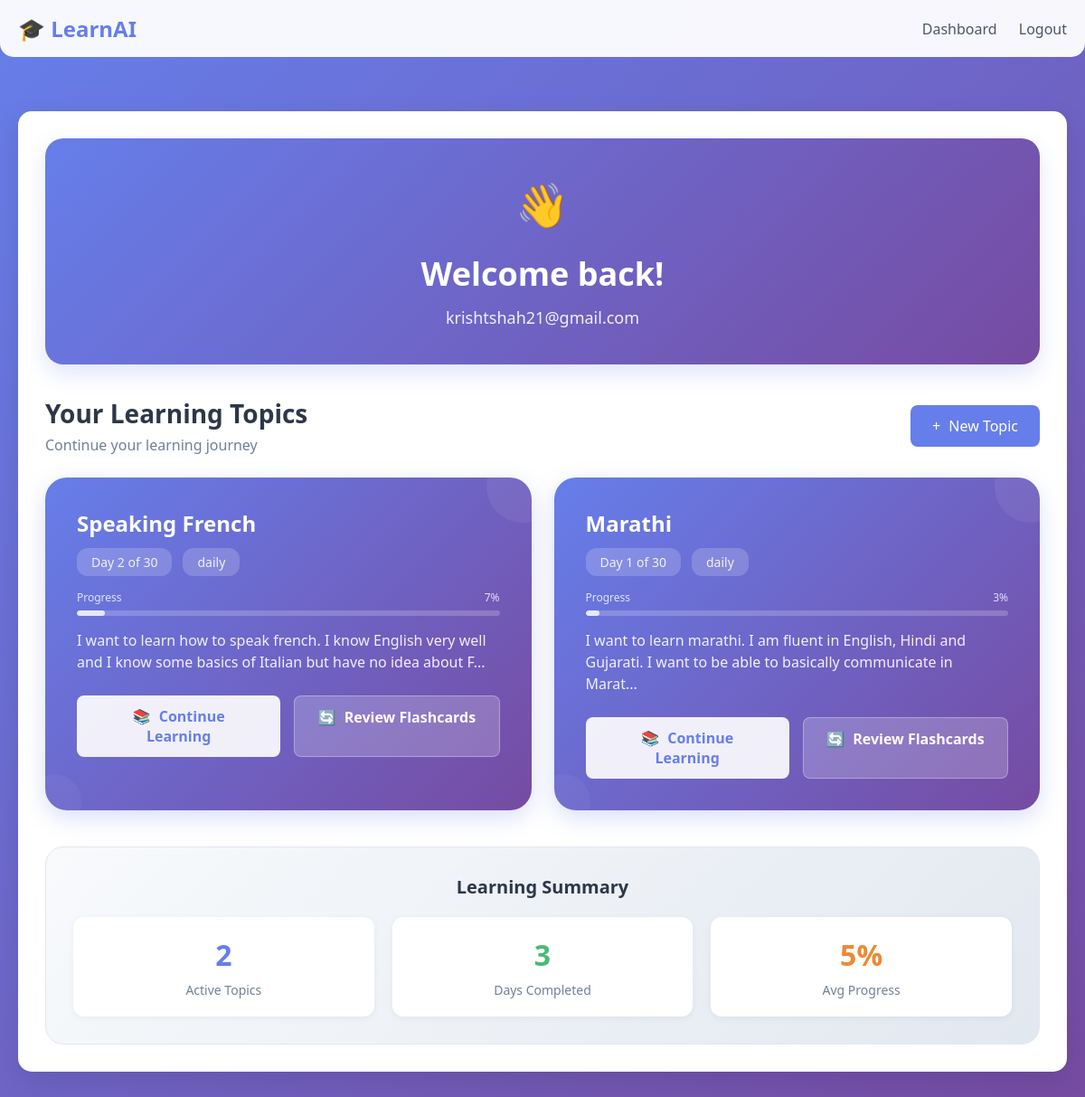
The page /dashboard (signed in) on the database its author committed.
### app.py (models this page shows)
class User(db.Model):
    id = db.Column(db.Integer, primary_key=True)
    email = db.Column(db.String(120), unique=True, nullable=False)
    password_hash = db.Column(db.String(120), nullable=False)
    created_at = db.Column(db.DateTime, default=datetime.utcnow)
    topics = db.relationship('Topic', backref='user', lazy=True, cascade='all, delete-orphan')

class Topic(db.Model):
    id = db.Column(db.Integer, primary_key=True)
    user_id = db.Column(db.Integer, db.ForeignKey('user.id'), nullable=False)
    title = db.Column(db.String(200), nullable=False)
    description = db.Column(db.Text, nullable=False)
    timeframe_days = db.Column(db.Integer, nullable=False)
    frequency = db.Column(db.String(20), nullable=False)  # daily, weekly, etc.
    conversation_history = db.Column(db.Text)  # JSON string of conversation
    created_at = db.Column(db.DateTime, default=datetime.utcnow)
    current_day = db.Column(db.Integer, default=0)
    is_active = db.Column(db.Boolean, default=True)
    daily_content = db.relationship('DailyContent', backref='topic', lazy=True, cascade='all, delete-orphan')
    user_progress = db.relationship('UserProgress', backref='topic', lazy=True, cascade='all, delete-orphan')

### app.py (the view)
@app.route('/dashboard')
@login_required
def dashboard():
    user = get_current_user()
    topics = Topic.query.filter_by(user_id=user.id, is_active=True).all()
    return render_template('dashboard.html', user=user, topics=topics)

### app.py (called while the page is built)
def login_required(f):
    @wraps(f)
    def decorated_function(*args, **kwargs):
        if 'user_id' not in session:
            return redirect(url_for('login'))
        return f(*args, **kwargs)
    return decorated_function

def get_current_user():
    if 'user_id' in session:
        return User.query.get(session['user_id'])
    return None

### templates/dashboard.html (shortened to what this page needs)
{% extends "base.html" %}
{% block content %}
<div class="card">
    <div style="background: linear-gradient(135deg, #667eea 0%, #764ba2 100%); border-radius: 15px; color: white; padding: 30px 20px; margin-bottom: 25px; text-align: center; box-shadow: 0 10px 25px rgba(102, 126, 234, 0.2);">
        <div style="font-size: 32px; margin-bottom: 15px;">👋</div>
        <h1 style="font-size: 24px; margin-bottom: 8px; font-weight: bold;">Welcome back!</h1>
        <p style="font-size: 14px; opacity: 0.9; word-break: break-word;">{{ user.email }}</p>
    </div>
    <div style="display: flex; flex-direction: column; gap: 15px; margin-bottom: 25px;">
        <div style="display: flex; justify-content: space-between; align-items: center; flex-wrap: wrap; gap: 15px;">
            <div>
                <h2 style="margin: 0; font-size: 20px; color: #2d3748;">Your Learning Topics</h2>
                <p style="margin: 5px 0 0 0; font-size: 14px; color: #718096;">Continue your learning journey</p>
            </div>
            <a href="{{ url_for('create_topic') }}" class="btn" style="flex-shrink: 0;">
                <span style="margin-right: 5px;">+</span> New Topic
            </a>
        </div>
    </div>
    {% if topics %}
        <div class="topics-grid" style="display: grid; grid-template-columns: 1fr; gap: 20px;">
            {% for topic in topics %}
            <div class="topic-card-enhanced" style="background: linear-gradient(135deg, #667eea 0%, #764ba2 100%); color: white; padding: 25px; border-radius: 18px; box-shadow: 0 8px 25px rgba(102, 126, 234, 0.25); position: relative; overflow: hidden; transition: all 0.3s ease;">
                <div style="position: absolute; top: -30px; right: -30px; width: 80px; height: 80px; background: rgba(255,255,255,0.1); border-radius: 50%; opacity: 0.6;"></div>
                <div style="position: absolute; bottom: -20px; left: -20px; width: 60px; height: 60px; background: rgba(255,255,255,0.1); border-radius: 50%; opacity: 0.4;"></div>
                <div style="position: relative; z-index: 1;">
                    <div style="margin-bottom: 15px;">
                        <h3 class="topic-title" style="font-size: 20px; font-weight: bold; margin-bottom: 8px; line-height: 1.3; word-break: break-word;">{{ topic.title }}</h3>
                        <div class="topic-meta" style="opacity: 0.9; font-size: 14px; display: flex; align-items: center; flex-wrap: wrap; gap: 8px;">
                            <span style="background: rgba(255,255,255,0.2); padding: 4px 12px; border-radius: 12px; font-size: 12px;">
                                Day {{ topic.current_day }} of {{ topic.timeframe_days }}
                            </span>
                            <span style="background: rgba(255,255,255,0.2); padding: 4px 12px; border-radius: 12px; font-size: 12px;">
                                {{ topic.frequency }}
                            </span>
                        </div>
                    </div>
                    {% set progress_percent = (topic.current_day / topic.timeframe_days * 100) if topic.timeframe_days > 0 else 0 %}
                    <div style="margin-bottom: 15px;">
                        <div style="display: flex; justify-content: space-between; align-items: center; margin-bottom: 6px;">
                            <span style="font-size: 12px; opacity: 0.8;">Progress</span>
                            <span style="font-size: 12px; opacity: 0.8;">{{ "%.0f"|format(progress_percent) }}%</span>
                        </div>
                        <div style="width: 100%; height: 6px; background: rgba(255,255,255,0.2); border-radius: 3px; overflow: hidden;">
                            <div style="height: 100%; background: rgba(255,255,255,0.8); border-radius: 3px; width: {{ progress_percent }}%; transition: width 0.3s ease;"></div>
                        </div>
                    </div>
                    <p style="margin-bottom: 20px; font-size: 14px; line-height: 1.5; opacity: 0.9;">
                        {{ topic.description[:120] }}{% if topic.description|length > 120 %}...{% endif %}
                    </p>
                    <div class="mobile-stack" style="display: flex; flex-direction: column; gap: 10px;">
                        <a href="{{ url_for('learn_paginated', topic_id=topic.id) }}" class="btn btn-secondary" style="background: rgba(255,255,255,0.9); color: #667eea; border: none; font-weight: 600; text-align: center; transition: all 0.3s ease;">
                            <span style="margin-right: 5px;">📚</span> Continue Learning
                        </a>
                        {% if topic.current_day > 0 %}
                            <a href="{{ url_for('view_all_flashcards', topic_id=topic.id) }}" class="btn" style="background: rgba(255,255,255,0.2); color: white; border: 1px solid rgba(255,255,255,0.3); font-weight: 600; text-align: center; transition: all 0.3s ease;">
                                <span style="margin-right: 5px;">🔄</span> Review Flashcards
                            </a>
                        {% endif %}
                    </div>
                </div>
            </div>
            {% endfor %}
        </div>
        <div style="margin-top: 30px; padding: 20px; background: linear-gradient(135deg, #f8fafc 0%, #e2e8f0 100%); border-radius: 15px; border: 1px solid #e2e8f0;">
            <h3 style="margin-bottom: 15px; font-size: 16px; color: #2d3748; text-align: center;">Learning Summary</h3>
            <div style="display: grid; grid-template-columns: repeat(auto-fit, minmax(120px, 1fr)); gap: 15px; text-align: center;">
                <div style="padding: 15px; background: white; border-radius: 12px; box-shadow: 0 2px 8px rgba(0,0,0,0.05);">
                    <div style="font-size: 24px; font-weight: bold; color: #667eea; margin-bottom: 5px;">{{ topics|length }}</div>
                    <div style="font-size: 12px; color: #718096;">Active Topics</div>
                </div>
                <div style="padding: 15px; background: white; border-radius: 12px; box-shadow: 0 2px 8px rgba(0,0,0,0.05);">
                    {% set total_days = topics|sum(attribute='current_day') %}
                    <div style="font-size: 24px; font-weight: bold; color: #48bb78; margin-bottom: 5px;">{{ total_days }}</div>
                    <div style="font-size: 12px; color: #718096;">Days Completed</div>
                </div>
                <div style="padding: 15px; background: white; border-radius: 12px; box-shadow: 0 2px 8px rgba(0,0,0,0.05);">
                    {% set avg_progress = (topics|sum(attribute='current_day') / topics|sum(attribute='timeframe_days') * 100) if topics|sum(attribute='timeframe_days') > 0 else 0 %}
                    <div style="font-size: 24px; font-weight: bold; color: #ed8936; margin-bottom: 5px;">{{ "%.0f"|format(avg_progress) }}%</div>
                    <div style="font-size: 12px; color: #718096;">Avg Progress</div>
                </div>
            </div>
        </div>
    {% endif %}
</div>
{% endblock %}

### templates/base.html (shortened to what this page needs)
<!DOCTYPE html>
<html lang="en">
<head>
</head>
<body>
    {% if session.user_id %}
    <nav class="navbar">
        <div class="navbar-content">
            <div class="logo">🎓 LearnAI</div>
            <div class="nav-links">
                <a href="{{ url_for('dashboard') }}">Dashboard</a>
                <a href="{{ url_for('logout') }}">Logout</a>
            </div>
        </div>
    </nav>
    {% endif %}
    <div class="container">
        {% block content %}{% endblock %}
    </div>
</body>
</html>

### templates/base.html (style rules this page uses)
* { margin: 0; padding: 0; box-sizing: border-box; }
body { font-family: 'Segoe UI', Tahoma, Geneva, Verdana, sans-serif; background: linear-gradient(135deg, #667eea 0%, #764ba2 100%); min-height: 100vh; color: #333; }
.container { max-width: 1200px; margin: 0 auto; padding: 10px; }
@media (min-width: 768px) { .container { padding: 20px; } }
.card { background: white; border-radius: 15px; padding: 20px; margin: 10px 0; box-shadow: 0 10px 30px rgba(0,0,0,0.1); }
@media (min-width: 768px) { .card { padding: 30px; margin: 20px 0; } }
.btn { background: #667eea; color: white; padding: 12px 20px; border: none; border-radius: 8px; cursor: pointer; font-size: 14px; transition: all 0.3s ease; text-decoration: none; display: inline-block; text-align: center; min-width: 120px; }
@media (min-width: 768px) { .btn { padding: 12px 24px; font-size: 16px; } }
.btn-secondary { background: #e2e8f0; color: #4a5568; }
.navbar { background: rgba(255,255,255,0.95); backdrop-filter: blur(10px); padding: 10px 0; margin-bottom: 10px; border-radius: 0 0 15px 15px; }
@media (min-width: 768px) { .navbar { padding: 15px 0; margin-bottom: 20px; } }
.navbar-content { max-width: 1200px; margin: 0 auto; padding: 0 15px; display: flex; justify-content: space-between; align-items: center; }
@media (min-width: 768px) { .navbar-content { padding: 0 20px; } }
.logo { font-size: 20px; font-weight: bold; color: #667eea; }
@media (min-width: 768px) { .logo { font-size: 24px; } }
.nav-links a { color: #4a5568; text-decoration: none; margin-left: 15px; transition: color 0.3s ease; font-size: 14px; }
@media (min-width: 768px) { .nav-links a { margin-left: 20px; font-size: 16px; } }
.topic-title { font-size: 18px; font-weight: bold; margin-bottom: 8px; }
@media (min-width: 768px) { .topic-title { font-size: 20px; margin-bottom: 10px; } }
.topic-meta { opacity: 0.9; margin-bottom: 12px; font-size: 14px; }
@media (min-width: 768px) { .topic-meta { margin-bottom: 15px; font-size: 16px; } }
.mobile-stack { display: block; }
@media (min-width: 768px) { .mobile-stack { display: flex; gap: 15px; } }
.mobile-stack > * { margin-bottom: 10px; width: 100%; }
@media (min-width: 768px) { .mobile-stack > * { margin-bottom: 0; width: auto; flex: none; } }

### templates/dashboard.html (style rules this page uses)
.mobile-stack { -webkit-tap-highlight-color: transparent; }
@media (min-width: 768px) { .card > div:first-child { padding: 40px !important; margin-bottom: 35px !important; border-radius: 20px !important; } }
@media (min-width: 768px) { .card > div:first-child > div { font-size: 48px !important; margin-bottom: 20px !important; } }
@media (min-width: 768px) { .card > div:first-child h1 { font-size: 36px !important; margin-bottom: 12px !important; } }
@media (min-width: 768px) { .card > div:first-child p { font-size: 18px !important; } }
@media (min-width: 768px) { .card h2 { font-size: 28px !important; } }
@media (min-width: 768px) { .card > div:nth-child(2) p { font-size: 16px !important; } }
@media (min-width: 768px) { .topics-grid { grid-template-columns: repeat(auto-fit, minmax(400px, 1fr)) !important; gap: 25px !important; } }
@media (min-width: 768px) { .topic-card-enhanced { padding: 35px !important; border-radius: 24px !important; } }
@media (min-width: 768px) { .topic-title { font-size: 24px !important; margin-bottom: 12px !important; } }
@media (min-width: 768px) { .topic-meta { font-size: 16px !important; gap: 12px !important; } }
@media (min-width: 768px) { .topic-meta span { font-size: 14px !important; padding: 6px 16px !important; } }
@media (min-width: 768px) { .topic-card-enhanced p { font-size: 16px !important; margin-bottom: 25px !important; } }
@media (min-width: 768px) { .mobile-stack { flex-direction: row !important; gap: 15px !important; } }
@media (min-width: 768px) { .mobile-stack .btn { flex: 1; } }
@media (min-width: 768px) { .card > div:last-child { margin-top: 40px !important; padding: 30px !important; border-radius: 20px !important; } }
@media (min-width: 768px) { .card > div:last-child h3 { font-size: 20px !important; margin-bottom: 20px !important; } }
@media (min-width: 768px) { .card > div:last-child > div { gap: 20px !important; } }
@media (min-width: 768px) { .card > div:last-child > div > div { padding: 20px !important; } }
@media (min-width: 768px) { .card > div:last-child > div > div > div:first-child { font-size: 32px !important; margin-bottom: 8px !important; } }
@media (min-width: 768px) { .card > div:last-child > div > div > div:last-child { font-size: 14px !important; } }

### rows shown on the page
User: email "krishtshah21@gmail.com"
Topic: title "Speaking French", current_day "2", timeframe_days "30", frequency "daily", progress_percent "7", {{ progress_percent }} 6.666666666666667 (drawn), description "I want to learn how to speak french. I know English very well and I know some basics of Italian but have no idea about F"
Topic: title "Marathi", current_day "1", timeframe_days "30", frequency "daily", progress_percent "3", {{ progress_percent }} 3.3333333333333335 (drawn), description "I want to learn marathi. I am fluent in English, Hindi and Gujarati. I want to be able to basically communicate in Marat"

### other values the page prints
{{ topics|length }} "2"
{{ total_days }} "3"
{{ "%.0f"|format(avg_progress) }} "5"
